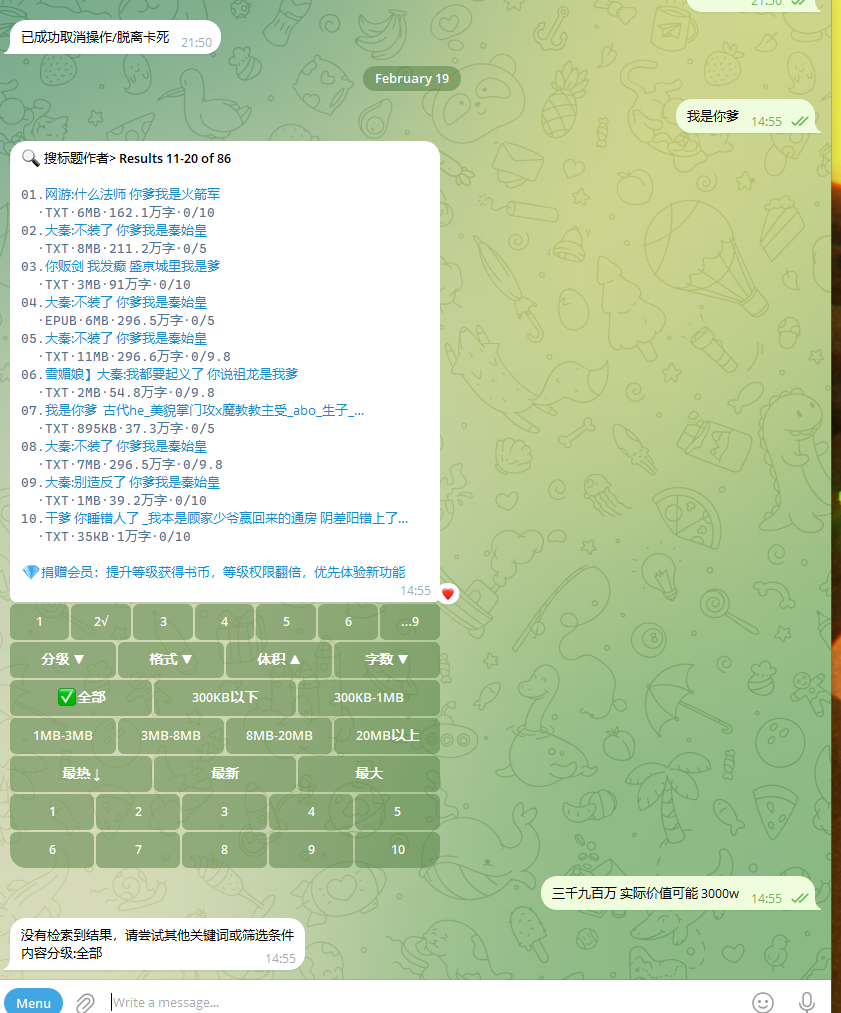
#> input picture docs/原型截图/体积筛选.png, 841 x 1013 px; its folder holds only this picture in this run
$ python compare_screenshots.py --actual-dir '../docs/原型截图'
#> lines starting #> are read from the running program, lines starting #| are printed output that depends on the picture
from __future__ import annotations

import argparse
import json
from dataclasses import dataclass
from pathlib import Path
from typing import Iterable


try:
    from PIL import Image, ImageChops
except Exception as e:  # pragma: no cover
    raise SystemExit(
        "缺少依赖 Pillow，无法进行离线像素对比。\n"
        "请安装开发依赖后重试：python -m pip install -r requirements-dev.txt\n"
        f"原始错误: {e}"
    )


SUPPORTED_EXTS = {".png", ".jpg", ".jpeg", ".webp"}


@dataclass(frozen=True)
class CompareResult:
    name: str
    baseline_path: str
    actual_path: str
    width: int
    height: int
    diff_pixels: int
    total_pixels: int
    diff_ratio: float
    diff_image_path: str


def iter_images(root: Path) -> Iterable[Path]:
    for p in root.rglob("*"):
        if p.is_file() and p.suffix.lower() in SUPPORTED_EXTS:
            yield p


def build_binary_mask(diff_rgb: Image.Image, threshold: int) -> Image.Image:
    r, g, b = diff_rgb.split()
    m = ImageChops.lighter(ImageChops.lighter(r, g), b)
    return m.point(lambda v: 255 if v > threshold else 0)


def compare_pair(baseline: Path, actual: Path, out_dir: Path, threshold: int) -> CompareResult:
#> called with threshold = 25
    b_img = Image.open(baseline).convert("RGBA")
    a_img = Image.open(actual).convert("RGBA")

    if b_img.size != a_img.size:
        raise ValueError(f"图片尺寸不一致: baseline={b_img.size}, actual={a_img.size}")

    diff = ImageChops.difference(b_img, a_img)
#> diff: PIL image 841x1013 RGBA; every value is 0
    diff_rgb = diff.convert("RGB")
#> diff_rgb: PIL image 841x1013 RGB; every value is 0

    mask = build_binary_mask(diff_rgb, threshold)
#> in build_binary_mask, `r, g, b = diff_rgb.split()`: r: PIL image 841x1013 L; every value is 0
    total = b_img.size[0] * b_img.size[1]
#> total = 851933
    diff_pixels = sum(1 for v in mask.getdata() if v != 0)
#> diff_pixels = 0
    diff_ratio = diff_pixels / total if total else 0.0
#> diff_ratio = 0

    red = Image.new("RGBA", b_img.size, (255, 0, 0, 160))
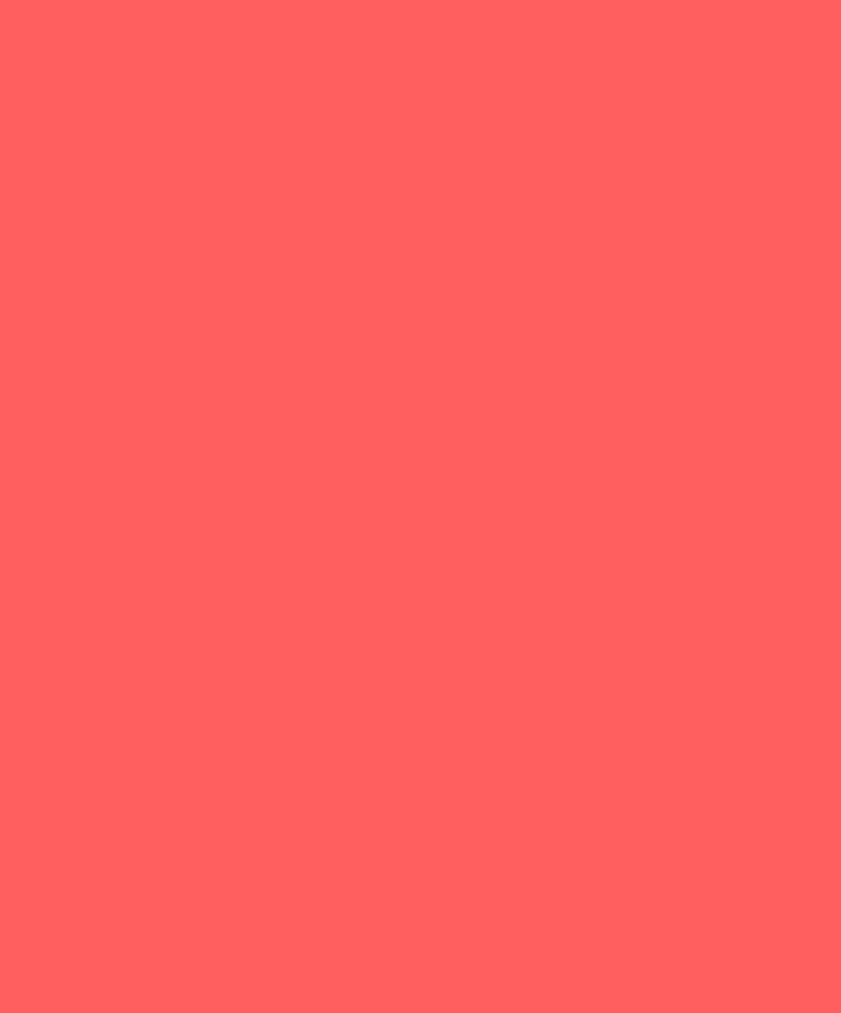
#> red: PIL image 841x1013 RGBA; mean R, G, B, A 255, 0, 0, 160; transparent parts drawn white
    out = Image.composite(red, a_img, mask)

    out_path = out_dir / f"{baseline.stem}.diff.png"
    out.save(out_path)

    return CompareResult(
        name=baseline.name,
        baseline_path=str(baseline),
        actual_path=str(actual),
        width=b_img.size[0],
        height=b_img.size[1],
        diff_pixels=diff_pixels,
        total_pixels=total,
        diff_ratio=diff_ratio,
        diff_image_path=str(out_path),
    )


def main() -> int:
    parser = argparse.ArgumentParser(description="离线截图像素对比（简化 PixelMatch）")
    parser.add_argument("--baseline-dir", action="append", default=[], help="基线截图目录（可多次传入）")
    parser.add_argument("--actual-dir", required=True, help="实际截图目录（文件名需与基线一致）")
    parser.add_argument("--out-dir", default="artifacts/screenshot_diff", help="输出目录")
    parser.add_argument(
        "--threshold",
        type=float,
        default=0.1,
        help="阈值（0~1），数值越大越宽松；与 PixelMatch 阈值含义近似但非完全一致",
    )
    args = parser.parse_args()

    baseline_dirs = [Path(p) for p in (args.baseline_dir or [])]
    if not baseline_dirs:
        baseline_dirs = [Path("docs/原型截图"), Path("docs/screenshots")]

    actual_dir = Path(args.actual_dir)
    out_dir = Path(args.out_dir)
    out_dir.mkdir(parents=True, exist_ok=True)

    threshold_int = max(0, min(255, int(args.threshold * 255)))

    baseline_files: list[Path] = []
    for d in baseline_dirs:
        if d.exists():
            baseline_files.extend(list(iter_images(d)))

    results: list[CompareResult] = []
    missing: list[str] = []
    mismatched: list[str] = []

    for baseline in sorted(baseline_files, key=lambda p: p.name):
        actual = actual_dir / baseline.name
        if not actual.exists():
            missing.append(baseline.name)
            continue
        try:
            results.append(compare_pair(baseline, actual, out_dir, threshold_int))
        except Exception as e:
            mismatched.append(f"{baseline.name}: {e}")

    summary = {
        "threshold": args.threshold,
        "baseline_dirs": [str(p) for p in baseline_dirs],
        "actual_dir": str(actual_dir),
        "out_dir": str(out_dir),
        "missing_actual": missing,
        "mismatched": mismatched,
        "results": [r.__dict__ for r in results],
        "max_diff_ratio": max((r.diff_ratio for r in results), default=0.0),
    }

    (out_dir / "summary.json").write_text(json.dumps(summary, ensure_ascii=False, indent=2), encoding="utf-8")

    failing = [r for r in results if r.diff_ratio > args.threshold]
#> failing = []
    return 1 if failing or mismatched else 0


if __name__ == "__main__":
    raise SystemExit(main())
#> (the program exits here)
